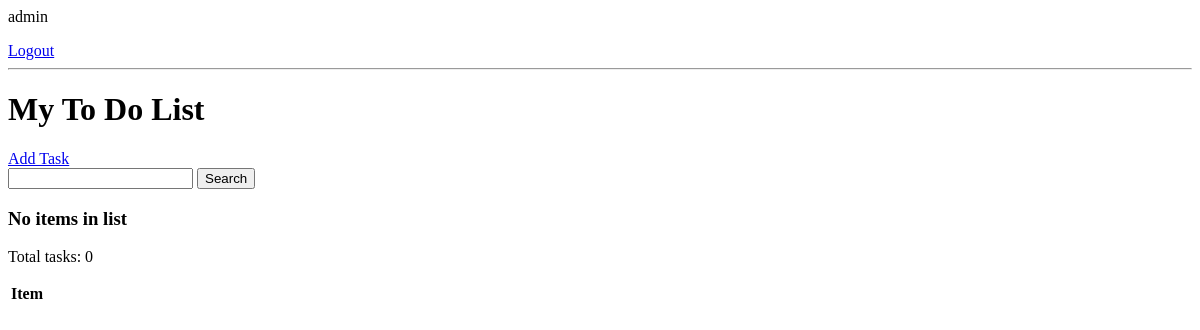
The app's page /tasks (signed in), older data.
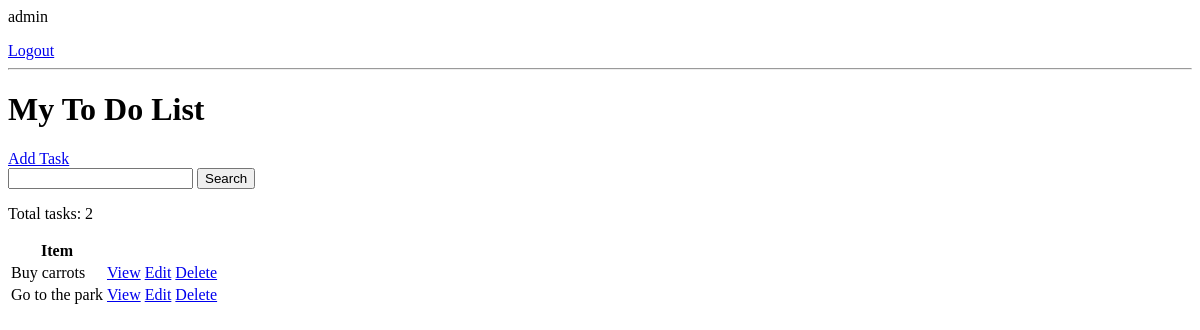
The same page, newer data.
### todo/models.py (models this page shows, shortened)
class Task(models.Model):
    id = models.IntegerField(primary_key=True, unique=True)
    user = models.ForeignKey(get_user_model(), on_delete=models.CASCADE, null=True, blank=True, related_name='user_tasks')
    title = models.CharField(max_length=200)
    description = models.TextField(null=True, blank=True)
    complete = models.BooleanField(default=False)
    created = models.DateTimeField(auto_now_add=True)
    class Meta:
        ordering = ['complete']

### todo/views.py (the view)
# urls.py: path('tasks', views.task_list, name='task_list'),
@login_required
def task_list(request):
    tasks = Task.objects.filter(user=request.user)
    count = tasks.filter(complete=False).count()
    context = {
        'tasks': tasks,
        'count': count,
    }
    return render(request, 'todo/task_list.html', context)

### todo/templates/todo/task_list.html
{% if request.user.is_authenticated %}
<p>{{request.user}}</p>
<a href="{% url 'account_logout' %}">Logout</a>
{% else %}
<a href="{% url 'account_login' %}">Login</a>
{% endif %}
<hr>
<h1>My To Do List</h1>
<a href="{% url 'task_create' %}">Add Task</a>
<form method="GET">
    <input type="text" name="search-area" value="{{search_input}}">
    <input type="submit" value="Search">
</form>
<table>
    <tr>
        <th>Item</th>
        <th></th>
    </tr>
    {% for task in tasks %}
    <tr>
        <td>{{task.title}}</td>
        <td><a href="{% url 'task_detail' %}">View</a></td>
        <td><a href="{% url 'task_update' %}">Edit</a></td>
        <td><a href="{% url 'task_delete' %}">Delete</a></td>
    </tr>
    {% empty %}
        <h3>No items in list</h3>
    {% endfor %}
    <p>Total tasks: {{ tasks.count }}</p>
</table>

Row changes from the older to the newer data that the page shows:
added Task: title "Buy carrots"
added Task: title "Go to the park"
Text that changed along with them:
{{ tasks.count }}: "0" → "2"
text no longer shown: "No items in list"
